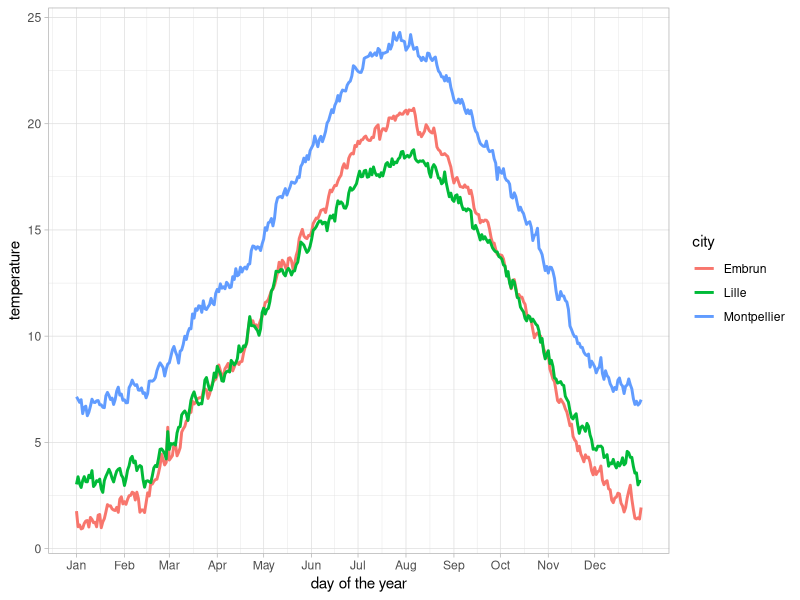
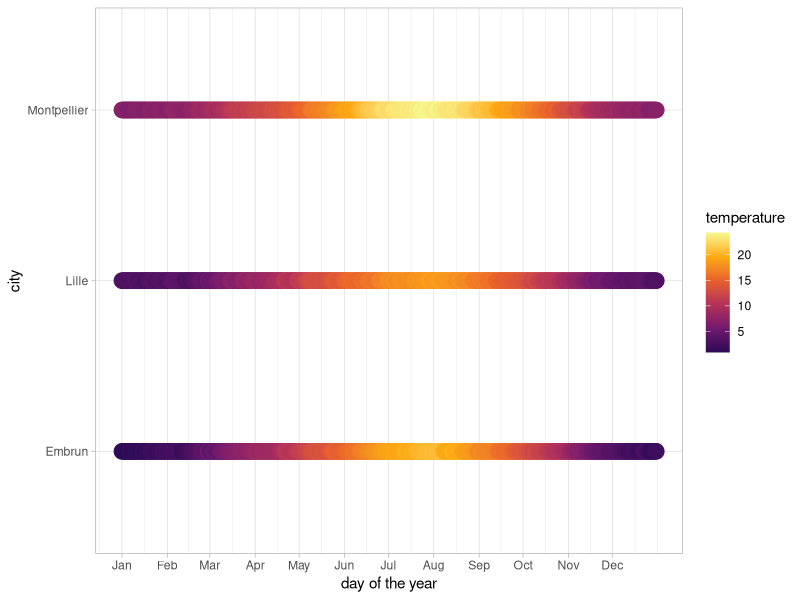
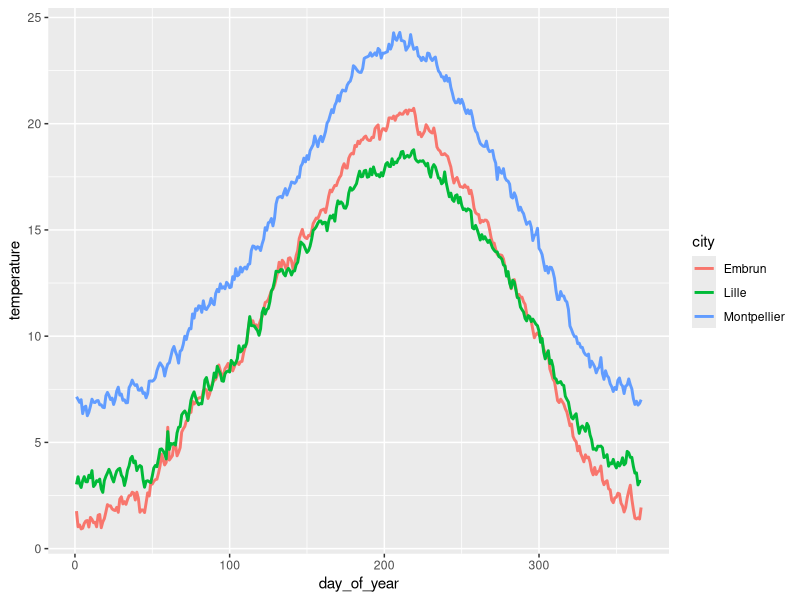
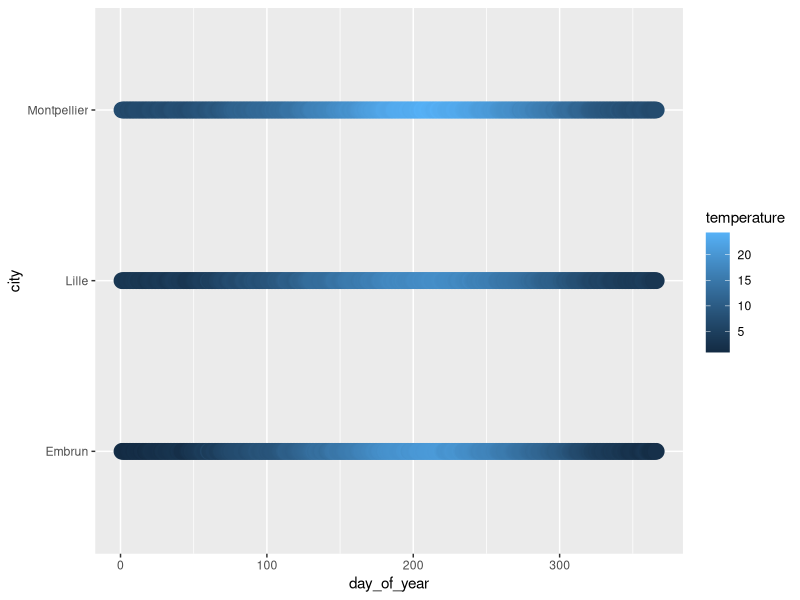

These charts were generated, in order, by the following R code:
## ---- chunk 1
library("ggplot2")
## ---- chunk 2
library(here)
temps_average <- read.csv(file = here("data",
                                      "temp_average.csv"))
head(temps_average)
## ---- chunk 3
temps_average[c(c(1, 2), 366 + c(1, 2), 366*2 + c(1, 2)),]
## ---- chunk 4
temps_average[c(c(1, 2), 366 + c(1, 2), 366*2 + c(1, 2)),]
## ---- chunk 5
month_names <- c(
  "01" = "Jan", "02" = "Feb", "03" = "Mar", "04" = "Apr", "05" = "May", "06" = "Jun",
  "07" = "Jul", "08" = "Aug", "09" = "Sep", "10" = "Oct", "11" = "Nov", "12" = "Dec"
)
month_days <- c(31, 29, 31, 30, 31, 30, 31, 31, 30, 31, 30, 31)
month_days_cum <- c(0, cumsum(month_days))
## ---- chunk 6
ggplot(temps_average, aes(x = day_of_year, y = temperature, color = city)) +
  geom_line(linewidth = 1) +
  scale_x_continuous(name = "day of the year",
                     breaks = month_days_cum[-13] + 1,
                     labels = month_names) +
  theme_light()
## ---- chunk 7
temps_average[c(c(1, 2), 366 + c(1, 2), 366*2 + c(1, 2)),]
## ---- chunk 8
ggplot(temps_average, aes(x = day_of_year, y = city, color = temperature)) + 
  geom_point(size = 5) +
  scale_x_continuous(name = "day of the year",
                     breaks = month_days_cum[-13] + 1,
                     labels = month_names) + 
  scale_color_viridis_c(
    option = "B", begin = 0.15, end = 0.98,
    name = "temperature"
  ) + 
  theme_light()
## ---- chunk 9
ggplot(temps_average,                     ## données
       aes(x = day_of_year,               ## axe x
           y = temperature,               ## axe y
           color = city)) +               ## couleur
  geom_line(linewidth = 1)                ## tracer une ligne
## ---- chunk 10
ggplot(temps_average,                     ## données
       aes(x = day_of_year,               ## axe x
           y = city,                      ## axe y
           color = temperature)) +        ## couleur
  geom_point(size = 5)                    ## tracer des points
